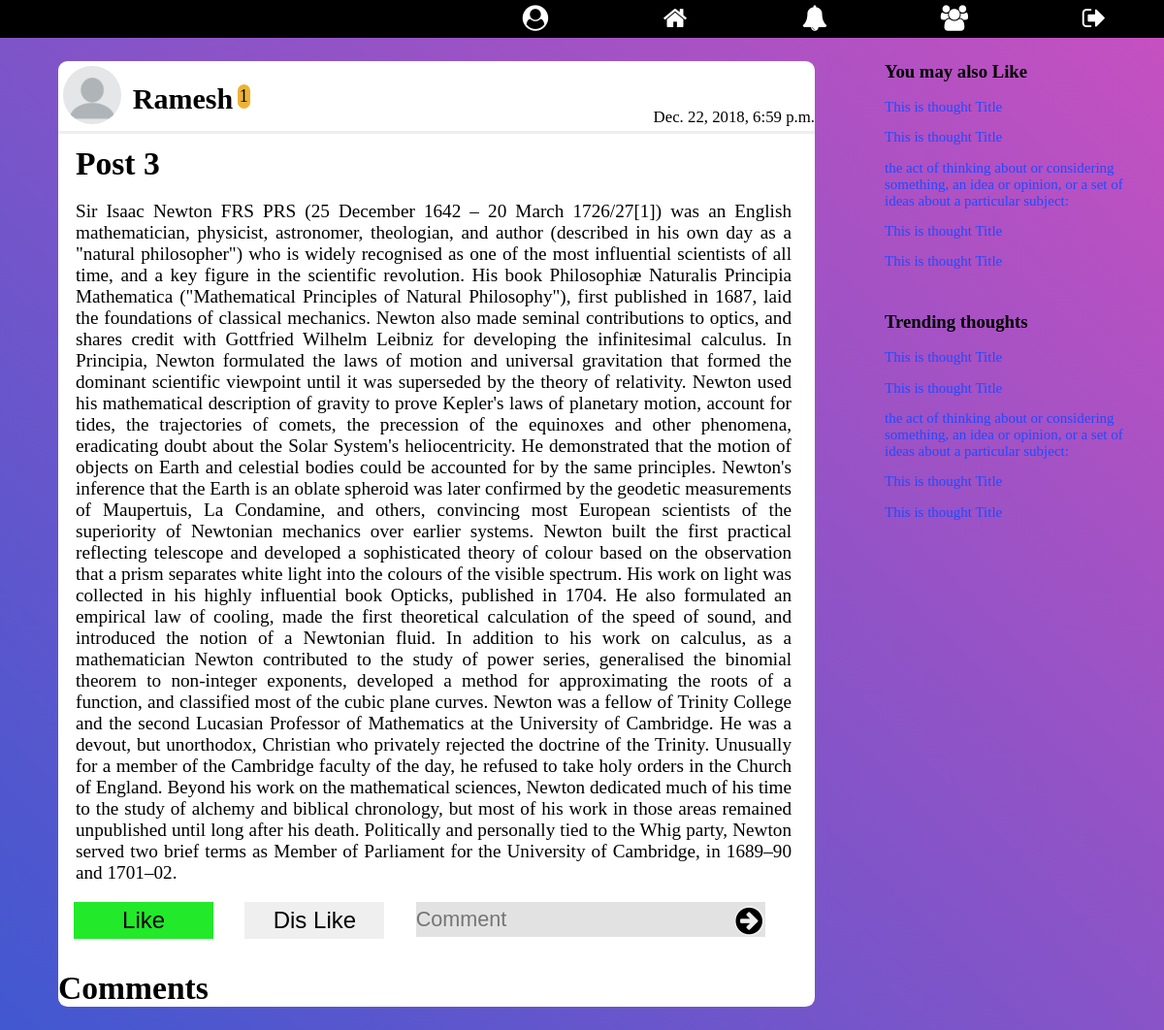
Before: /details/3/ (signed in) with the older database file.
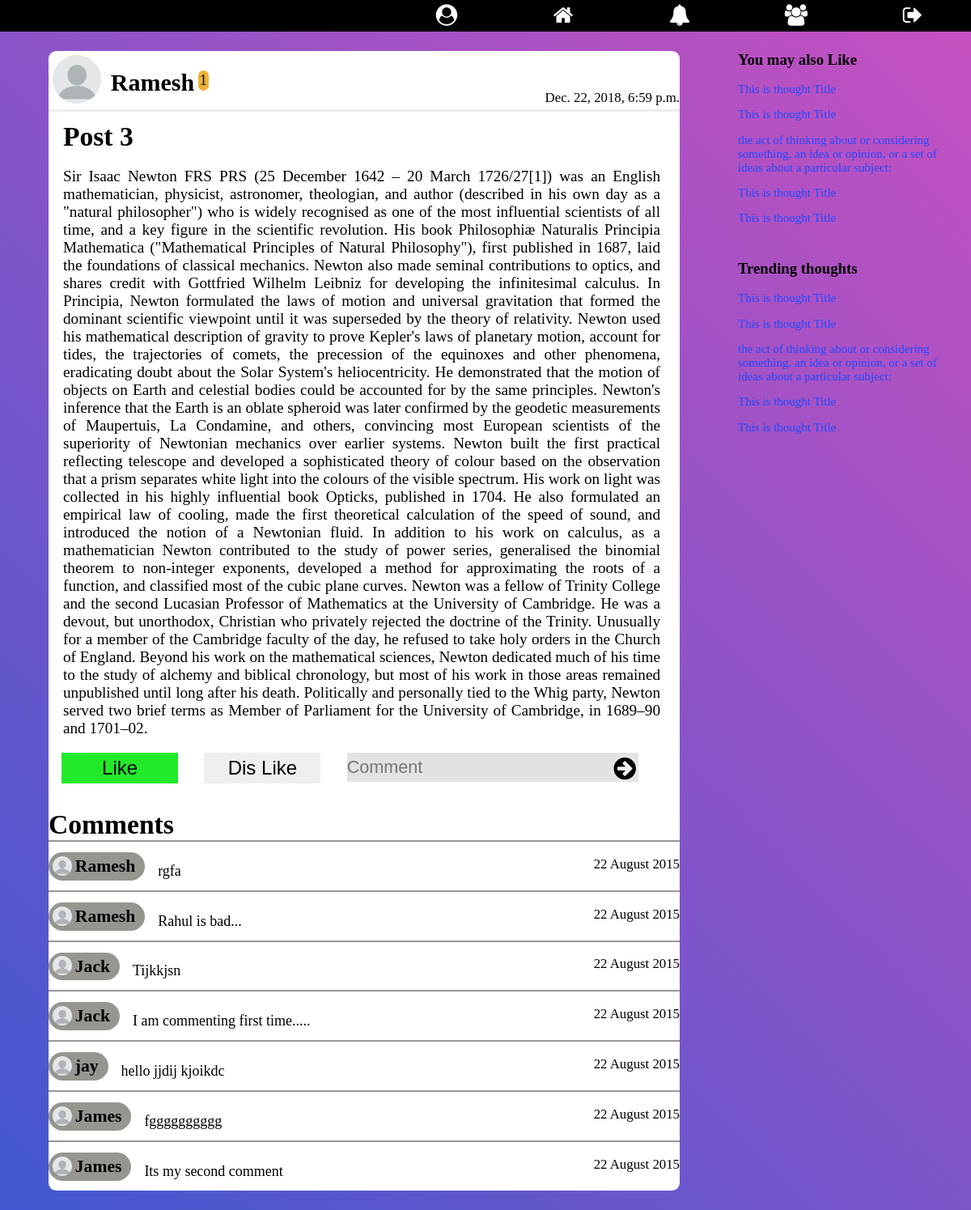
After: the same page with the newer database file.
### details/models.py (models this page shows, shortened)
class Comment(models.Model):
    comment = models.TextField()
    post = models.ForeignKey(Posts, on_delete=models.CASCADE)
    user = models.ForeignKey(User, on_delete=models.CASCADE)
    time_stamp = models.DateTimeField(default=timezone.now)

### details/views.py (the view)
# urls.py: url(r'^(?P<post_id>[0-9]+)/$', views.details_post, name='details_post'),
def details_post(request, post_id):
    print("Inside Details view")
    post = get_object_or_404(Posts, id=post_id)
    comments = Comment.objects.all().filter(post=post_id)
    if not (post.views.filter(id=request.user.id).exists()):
        post.views.add(request.user)                # User is Viewing the post
        update_trending_ratio(post, comments, "+")
    template = loader.get_template('details_post.html')
    context = {
        'post': post,
        'comments': comments,
    }
    return HttpResponse(template.render(context, request))

### home/data_master.py (called while the page is built)
def update_trending_ratio(post, comments, operataion):
    cur_likes = post.likes.count()
    cur_views = post.views.count()
    cur_comment = comments.count()
    no_of_days_posted = abs(timezone.now().date()-post.creation_time.date()).days
    ratio = (cur_likes * 2 + cur_views + cur_comment)/no_of_days_posted
    print("Like : ", cur_likes,
          "\nComments : ", cur_comment,
          "\nViews : ", cur_views,
          "\n days : ", no_of_days_posted,
          "\n ration : ", ratio
          )
    if operataion == "+":
        post.trending_ratio += ratio
        post.save()
    if operataion == "-":
        post.trending_ratio -= ratio
        post.save()

### signup/models.py (called while the page is built)
    def __str__(self):
        return str(self.user)

### details/templates/details_post.html (shortened to what this page needs)
{% extends 'base.html' %}
{% block content %}
{% load static %}
<link rel="stylesheet" href="{% static 'details/details_post_style.css' %}">
<div class="panel">
  <div class="posts-container">
    <div class="posts" id="main_post">
      <div class="post-header">
        <a href="/profile/{{ post.user_profile.id }}">
        {% if post.user_profile.profile_pic %}
          <img src="{{ post.user_profile.profile_pic.url }}" class="profile-pic" alt="Image not found">
        {% else %}
          <img src="{% static 'toob/images/default-profile.png' %}" class="profile-pic" alt="Image not found">
        {% endif %}
      </a>
        <a href="/profile/{{ post.user_profile.id }}"><h3 class="user-name">{{ post.user_profile }}</h3></a><span class="level">{{ post.user_profile.level }}</span>
        <span class="date">{{ post.creation_time }}</span>
      </div>
      <h2 class="thought-title">{{ post.title }}</h2>
      <p class="content" id="1">
        {{ post.content }}
      </p>
      <div class="post-footer">
        {% include 'like_section.html' %}
        {% include 'dis_like_section.html' %}
        <form class="comment-form" action="{% url 'comment_submit' post.id  %}" method="POST">
          <input type="text" id="comment" name="comment" placeholder="Comment">
          <button type="submit" id="comment-submit" class="btn comment-submit">
            <i class="fa fa-arrow-circle-right fa-lg"></i>
          </button>
        </form>
      </div>
      {% include 'comment_section.html' %}
    </div>
  </div>
  <div class="side-bar">
    <div class="also-like">
      <h3>You may also Like</h3>
      <a class="more-thought" href="#">This is thought Title</a><br>
      <a class="more-thought" href="#">This is thought Title</a><br>
      <a class="more-thought" href="#">the act of thinking about or considering something,
          an idea or opinion, or a set of ideas about a particular subject: </a><br>
      <a class="more-thought" href="#">This is thought Title</a><br>
      <a class="more-thought" href="#">This is thought Title</a><br>
    </div>
    <div class="also-like">
      <h3>Trending thoughts</h3>
      <a class="more-thought" href="#">This is thought Title</a><br>
      <a class="more-thought" href="#">This is thought Title</a><br>
      <a class="more-thought" href="#">the act of thinking about or considering something,
          an idea or opinion, or a set of ideas about a particular subject: </a><br>
      <a class="more-thought" href="#">This is thought Title</a><br>
      <a class="more-thought" href="#">This is thought Title</a><br>
    </div>
  </div>
</div>
{% endblock %}

### templates/comment_section.html
{% load static %}
<div class="comments" id="comment">
  <h2>Comments</h2>
  {% for com in comments reversed %}
  <div class="comment-container">
    <div class="comment-header">
      <img src="{% static 'toob/images/default-profile.png' %}" class="comment-profile-pic" alt="Image not Found" />
      <h3 class="comment-user-name">{{ com.user }}</h3>
    </div>
    <span class="comment-date">22 August 2015</span>
    <p class="comment-content">
       {{ com.comment }}
    </p>
  </div>
  {% endfor %}
</div>

Changed rows visible on the page:
added Comment: user "Ramesh", comment "rgfa"
added Comment: user "Ramesh", comment "Rahul is bad..."
added Comment: user "Jack", comment "Tijkkjsn"
added Comment: user "Jack", comment "I am commenting first time....."
added Comment: user "jay", comment "hello jjdij kjoikdc"
added Comment: user "James", comment "fgggggggggg"
added Comment: user "James", comment "Its my second comment"
